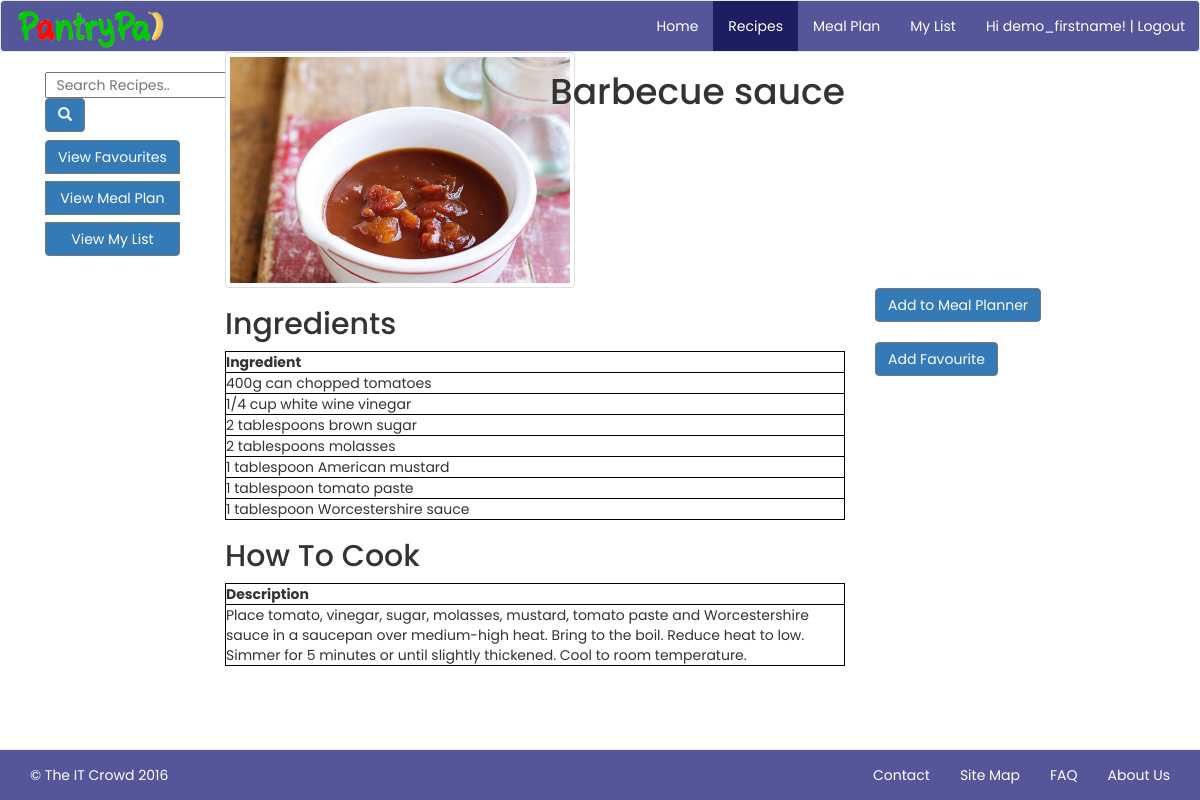
/singlerecipe.php?rid=241 (signed in), run on the app's committed database.
### tables this page shows
CREATE TABLE IF NOT EXISTS `recipe` (
  `recipeNumber` int(4) NOT NULL DEFAULT '0',
  `recipeName` varchar(72) DEFAULT NULL,
  `imageName` varchar(83) DEFAULT NULL,
  `recipeURL` varchar(109) DEFAULT NULL,
  `imageURL` varchar(134) DEFAULT NULL,
  PRIMARY KEY (`recipeNumber`),
  KEY `recipeName` (`recipeName`)
);

### singlerecipe.php (the view, shortened to what this page needs)
<!DOCTYPE html>
<?php
include_once "header.php";
?>
<head>
    <link rel="stylesheet" type="text/css" href="css/modal.css">
  <link href="css/bootstrap.min.css" rel="stylesheet">
	<link rel="stylesheet" href="//code.jquery.com/ui/1.11.4/themes/smoothness/jquery-ui.css">
  <?php
		include("config.php");
      include_once("recursiveIterator_mod.php");
		$rid = $_GET['rid'];
		$fav_btn_name = "test";
            $records = $db->prepare('SELECT * FROM favourites WHERE recipeNumber = :rid');
      		$records->bindParam(':rid', $rid);
      		$records->execute();
      		$results = $records->fetch(PDO::FETCH_ASSOC);
      			if($results > 0){
         				$fav_btn_name = "Remove Favourite";
         			}
         			else {
         			   $fav_btn_name = "Add Favourite";
               			}
	?>
</head>
<body>
   <div class = "container-fluid">
   	<div class="col-md-2">
      	<?php
      	include_once "sidebar.php";
      	?>
   	</div>
   	<div class="col-md-10">
   	   <div class = "row">
         	<div class = "col-md-4">
               	<?php
               	$sql = $db->prepare("SELECT imageName from recipe where recipeNumber = :rid");
                  	$sql->bindParam(':rid', $rid);
                     $sql->execute();
               	$result = $sql->fetchColumn();
               	$dir = "images/recipe_images";
                  echo "<div><img src='".$dir."/". $result ."' alt='".$result."' style='max-width:350px;max-height:350px;display: block;width: auto;height: auto;' class = 'img-thumbnail'></div>";
                  ?>
            </div>
            <div class = "col-md-4">
                  <?php
            	   $sql = $db->prepare("SELECT recipeName from recipe where recipeNumber = :rid");
               	$sql->bindParam(':rid', $rid);
                  $sql->execute();
            	   $name = $sql->fetchColumn();
                  echo "<h1> $name <h1>";
                  ?>
            </div>
            <div class = "col-md-4">
            </div>
         </div>
         <div class = "row">
            <div class = "col-md-8">
         	   <h2>Ingredients</h2>
            	<?php
               	echo "<table style='width:100%;border: solid 1px black;'>";
                  echo "<tr><th>Ingredient</th></tr>";
               	$sql = $db->prepare("SELECT ingredient FROM ingredient where recipeNumber = :rid");
               	$sql->bindParam(':rid', $rid);
                  $sql->execute();
                   foreach(new TableRows(new RecursiveArrayIterator($sql->fetchAll())) as $k=>$v) {
                       echo $v;
                     }
                     echo "</table>";
               ?>
            </div>
            <div class = "col-md-4">
               	<div>
                     <button id="lukemyBtn" class = "btn btn-primary">Add to Meal Planner</button></br></br>
                     <form action = "" method="post">
                     <button type="submit" button id="Add_Favourites" class = "btn btn-primary"
                     name="submit"><?php echo $fav_btn_name?></button>
                     </form>
               </div>
                  </div>
         </div>
         <div class = "row">
            <div class = "col-md-8">
                  <h2>How To Cook</h2>
                  <?php
                  	echo "<table style='width:100%;border: solid 1px black;'>";
                     echo "<tr><th>Description</th></tr>";
                  	$sql = $db->prepare("SELECT stepDescription FROM method where recipeNumber = :rid");
                  	$sql->bindParam(':rid', $rid);
                     $sql->execute();
                      foreach(new TableRows(new RecursiveArrayIterator($sql->fetchAll())) as $k=>$v) {
                          echo $v;
                        }
                        echo "</table>";
                  ?>
            </div>
         </div>
      </div>
   </div>
</body>
<footer>
   <?php
   include_once "footer.php";
   ?>
</footer>
</html>

### header.php (shortened to what this page needs)
<!DOCTYPE html>
<html lang="en">
<head>
    <link href="css/bootstrap.min.css" rel="stylesheet">
    <link rel="stylesheet" href="css/styles.css">
</head>
<body>
  <div id = "header">
    <nav class="navbar navbar-default">
      <div class="container">
        <div class="navbar-header">
        <a class="navbar-brand navbar-left" href="index.php">
        <img class ="logo" alt="PantryPal Logo" src="/images/pantrypal_logo_transparent.png">
        </a>
        </div>
        <?php
          $page = basename($_SERVER['PHP_SELF']);
          ?>
          <?php if(isset($_SESSION['login_success'])) : ?>
            <?php $user_welcome = $_SESSION['firstname'];
          echo '<p class="navbar-text navbar-right">'.
               'Hi '.$user_welcome;
          echo '! | <a href="logout.php" class="navbar-link">Logout</a></p>';
          ?>
          <div class="collapse navbar-collapse" id="collapsemenu">
            <ul class="nav navbar-nav navbar-right">
            <li class="<?php if($page == 'index.php' || $page =='index.php') : ?> active <?php else : ?>noactive <?php endif;?>"><a href='index.php'>Home</a></li>
            <li class="<?php if($page == 'recipes.php'|| $page =='favourites.php'|| $page =='singlerecipe.php') : ?> active <?php else : ?>noactive <?php endif;?>"><a href='recipes.php'>Recipes</a></li>
            <li class="<?php if($page == 'mealplan.php') : ?> active <?php else : ?>noactive <?php endif;?>"><a href='mealplan.php'>Meal Plan</a></li>
            <li class="<?php if($page == 'mylist.php'|| $page =='IngredList.php') : ?> active <?php else : ?>noactive <?php endif;?>"><a href='mylist.php'>My List</a></li></ul>
          </div>
          <?php endif; ?>
      </div>
    </nav>
  </div>
</body>
</html>

### sidebar.php (shortened to what this page needs)
<!DOCTYPE html>
<html lang="en">
<head>
</head>
<body>
  <div id = "sidebar">
  <div class="col-sm-3">
      <form  method="post" action="recipes.php?go"  id="searchform">
        <input  type="text" name="searchEntry" placeholder="  Search Recipes..">
        <button type="submit" class="btn btn-primary" name="submit">
          <span class="glyphicon glyphicon-search"></span>
        </button>
      </form>
      <div class="btn-group-vertical" role="group" aria-label="...">
        <button type="button" class="btn btn-primary navbar-btn">
           <a href="favourites.php">View Favourites</a></button>
        <button type="button" class="btn btn-primary navbar-btn">
           <a href="mealplan.php">View Meal Plan</a></button>
        <button type="button" class="btn btn-primary navbar-btn">
           <a href="mylist.php">View My List</a></button>
      </div>
   </div>
  </div>
</body>
</html>

### recursiveIterator_mod.php (shortened to what this page needs)
<?php
class TableRows extends RecursiveIteratorIterator {
          function current() {
              return "<td style='border:1px solid black;'>" . parent::current(). "</td>";
          }
          function beginChildren() {
              echo "<tr>";
          }
          function endChildren() {
              echo "</tr>" . "\n";
          }
      }
?>

### footer.php (shortened to what this page needs)
<!DOCTYPE html>
<html lang="en">
<head>
</head>
<body>
  <div id = "footer">
      <div class = "footer navbar navbar-default navbar-fixed-bottom">
       <div class = "container">
                <p class="navbar-text">
                  &copy The IT Crowd 2016 </p>
        <?php
        if(isset($_SESSION['login_success']))
          {
            echo '<div class="collapse navbar-collapse" id="collapsefootermenu">'.
                 '<ul class="nav navbar-nav navbar-right">'.
                  '<li><a href="contactus.php">Contact</a></li>'.
                  '<li><a href="sitemap.php">Site Map</a></li>'.
                  '<li><a href="faq.php">FAQ</a></li>' .
                  '<li><a href="aboutus.php">About Us</a></li></ul></div>';
                  }
        ?>
        </div>
        </div>
    </div>
</body>
</html>

### css/styles.css (style rules this page uses)
* { font-family: 'Poppins', sans-serif; }
h1,h2,h3,h4,h5,h6 { font-family: 'Roboto', sans-serif; }
.logo { max-width: 150px; height: auto; display: block; margin-top: -7px; }
.navbar-link { color: #FFFFFF !important; }
.navbar-text { color: #FFFFFF !important; }
.navbar { background-color: #555599 !important; margin-bottom: 0 !important; }
@media (min-width: 768px) { .navbar-right { margin-right: 0px !important; } }
.navbar-default .navbar-nav>li>a { color: #FFFFFF !important; }
.navbar-default .navbar-nav>.active>a { background-color: #1D1D62 !important; }
body { padding-bottom: 70px; }
.footer { background-color:#555599 !important; }
.btn, .btn-primary { background-color:#ff0000; border:1px solid #787878 !important; }
.btn>a { color: #FFFFFF !important; }
#sidebar { padding-top: 20px !important; }
.container { padding-left: 0 !important; padding-right: 0 !important; }

### data on the page
recipe: imageName (picture), recipeName "Barbecue sauce"

### other printed values
$user_welcome "demo_firstname"
parent::current() "400g can chopped tomatoes"
parent::current() "1/4 cup white wine vinegar"
parent::current() "2 tablespoons brown sugar"
parent::current() "2 tablespoons molasses"
parent::current() "1 tablespoon American mustard"
parent::current() "1 tablespoon tomato paste"
parent::current() "1 tablespoon Worcestershire sauce"
$fav_btn_name "Add Favourite"
